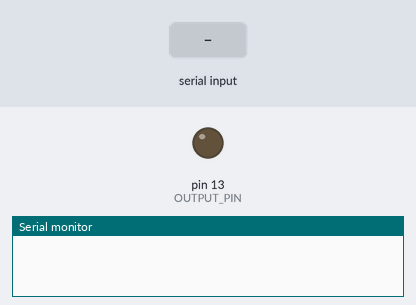
The sketch below on a simulated Arduino Uno, built with avr-gcc and run on an emulated ATmega328P. Shown: output pins drawn as LEDs (lit = HIGH), the last lines printed to the serial monitor. Inputs (shaded band) come from the test bench.

Above: at 1.2 s.
1.3 s: "200\n" received over Serial
At 2.5 s:
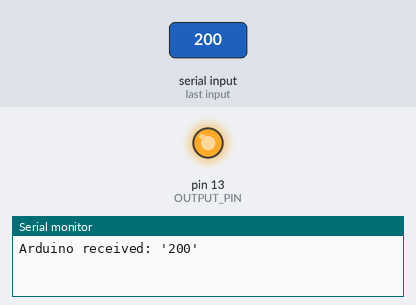
2.8 s: "5\n" received over Serial
At 3.6 s:
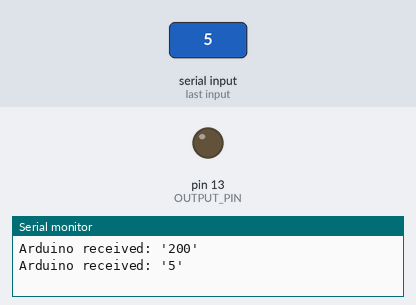
Timing chart, 0 to 5.8 s (numbered marks = the images above; inputs shaded):
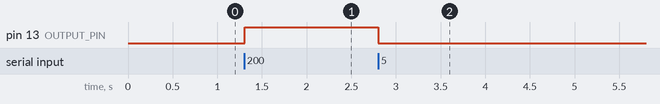

The sketch:

L1_Intro_to_Serial.ino
```cpp
/**
 * Receives a string off of the serial port and writes this value
 * out to the OUTPUT_PIN.
 *
 * By Jon E. Froehlich
 * @jonfroehlich
 * http://makeabilitylab.io
 *
 */

const int DELAY_MS = 5;
const int OUTPUT_PIN = LED_BUILTIN;

void setup() {
  Serial.begin(9600);
  pinMode(OUTPUT_PIN, OUTPUT);
}

void loop() {
  // Check to see if there is any incoming serial data
  if(Serial.available() > 0){
    // If we're here, then serial data has been received
    // Read data off the serial port until we get to the endline delimeter ('\n')
    // Store all of this data into a string
    String rcvdSerialData = Serial.readStringUntil('\n');

    // Convert string data into an integer
    int ledValue = rcvdSerialData.toInt();

    // Ensure value is between 0 and 255 (our maximum output values)
    ledValue = constrain(ledValue, 0, 255);
    analogWrite(OUTPUT_PIN, ledValue);

    // Just for debugging, echo the data back on serial
    Serial.print("Arduino received: '");
    Serial.print(rcvdSerialData);
    Serial.println("'");
  }

  delay(DELAY_MS);
}
```

Measured:
- after the input at 1.3 s, pin 13 (OUTPUT_PIN): LOW → HIGH at once
- after the input at 2.8 s, pin 13 (OUTPUT_PIN): HIGH → LOW at once
